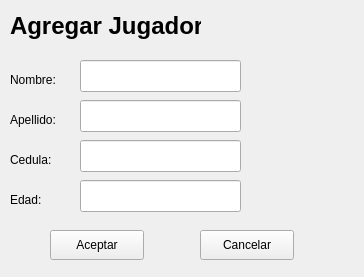
<?xml version="1.0" encoding="UTF-8"?>
<ui version="4.0">
 <class>ingresarJugador</class>
 <widget class="QWidget" name="ingresarJugador">
  <property name="geometry">
   <rect>
    <x>0</x>
    <y>0</y>
    <width>364</width>
    <height>277</height>
   </rect>
  </property>
  <property name="windowTitle">
   <string>Form</string>
  </property>
  <widget class="QLabel" name="label">
   <property name="geometry">
    <rect>
     <x>10</x>
     <y>10</y>
     <width>191</width>
     <height>31</height>
    </rect>
   </property>
   <property name="font">
    <font>
     <pointsize>18</pointsize>
     <weight>75</weight>
     <bold>true</bold>
    </font>
   </property>
   <property name="text">
    <string>Agregar Jugador</string>
   </property>
  </widget>
  <widget class="QLabel" name="label_2">
   <property name="geometry">
    <rect>
     <x>10</x>
     <y>70</y>
     <width>65</width>
     <height>20</height>
    </rect>
   </property>
   <property name="text">
    <string>Nombre:</string>
   </property>
  </widget>
  <widget class="QLabel" name="label_3">
   <property name="geometry">
    <rect>
     <x>10</x>
     <y>110</y>
     <width>65</width>
     <height>20</height>
    </rect>
   </property>
   <property name="text">
    <string>Apellido:</string>
   </property>
  </widget>
  <widget class="QLabel" name="label_4">
   <property name="geometry">
    <rect>
     <x>10</x>
     <y>150</y>
     <width>65</width>
     <height>20</height>
    </rect>
   </property>
   <property name="text">
    <string>Cedula:</string>
   </property>
  </widget>
  <widget class="QLabel" name="label_5">
   <property name="geometry">
    <rect>
     <x>10</x>
     <y>190</y>
     <width>65</width>
     <height>20</height>
    </rect>
   </property>
   <property name="text">
    <string>Edad:</string>
   </property>
  </widget>
  <widget class="QPushButton" name="aceptarBTN">
   <property name="geometry">
    <rect>
     <x>50</x>
     <y>230</y>
     <width>94</width>
     <height>30</height>
    </rect>
   </property>
   <property name="text">
    <string>Aceptar</string>
   </property>
  </widget>
  <widget class="QPushButton" name="cancelarBTN">
   <property name="geometry">
    <rect>
     <x>200</x>
     <y>230</y>
     <width>94</width>
     <height>30</height>
    </rect>
   </property>
   <property name="text">
    <string>Cancelar</string>
   </property>
  </widget>
  <widget class="QLineEdit" name="nombreTXT">
   <property name="geometry">
    <rect>
     <x>80</x>
     <y>60</y>
     <width>161</width>
     <height>32</height>
    </rect>
   </property>
  </widget>
  <widget class="QLineEdit" name="apellidoTXT">
   <property name="geometry">
    <rect>
     <x>80</x>
     <y>100</y>
     <width>161</width>
     <height>32</height>
    </rect>
   </property>
  </widget>
  <widget class="QLineEdit" name="cedulaTXT">
   <property name="geometry">
    <rect>
     <x>80</x>
     <y>140</y>
     <width>161</width>
     <height>32</height>
    </rect>
   </property>
  </widget>
  <widget class="QLineEdit" name="edadTXT">
   <property name="geometry">
    <rect>
     <x>80</x>
     <y>180</y>
     <width>161</width>
     <height>32</height>
    </rect>
   </property>
  </widget>
 </widget>
 <resources/>
 <connections/>
</ui>
